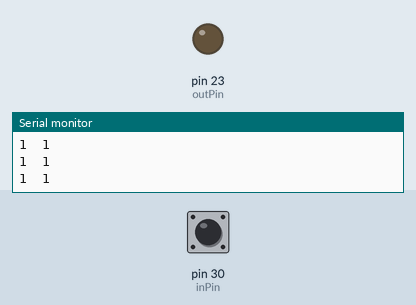
A sketch run on a simulated Arduino Mega 2560, built with avr-gcc and run on an emulated ATmega2560. Parts: output pins drawn as LEDs (lit = HIGH), the last lines printed to the serial monitor. Inputs (shaded band) come from the test bench; at power-on: pin 30 (inPin) HIGH.

Above: at 1.2 s.
1.3 s: pin 30 (inPin) pulled LOW for 0.15 s
At 1.39 s:
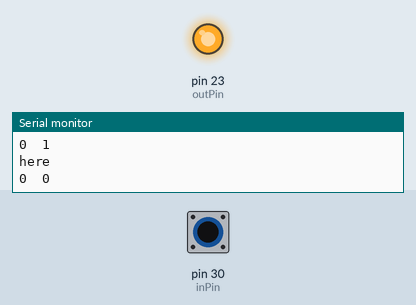
2.9 s: pin 30 (inPin) pulled LOW for 3.2 s
At 6.7 s:
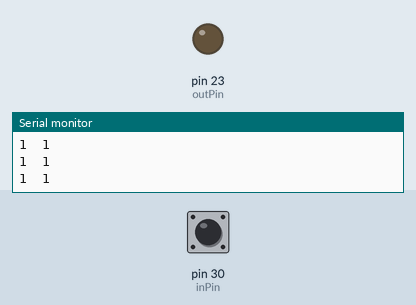
Timing chart, 0 to 8.2 s (numbered marks = the images above; inputs shaded):
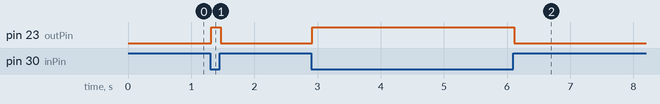

The sketch:

AdafruitButtonTesting.ino
```cpp
int inPin = 30;
// for metal buttons, NO1 connected to pin 23
// for black buttons, either pin connected to pin 23
// for toggles, connect + to pin 23
int outPin = 23;

int state = HIGH;      // the current state of the output pin
int reading;           // the current reading from the input pin
int previous = LOW;    // the previous reading from the input pin

// the follow variables are long's because the time, measured in miliseconds,
// will quickly become a bigger number than can be stored in an int.
long time = 0;         // the last time the output pin was toggled
long debounce = 200;   // the debounce time, increase if the output flickers

void setup()
{
  Serial.begin(9600);
  pinMode(inPin, INPUT_PULLUP);
  pinMode(outPin, OUTPUT);

  reading = digitalRead(inPin);
  digitalWrite(outPin, !reading);
}

void loop()
{

  Serial.print(reading);
  Serial.print("  ");
  Serial.println(previous);

  // if the input just went from LOW and HIGH and we've waited long enough
  // to ignore any noise on the circuit, toggle the output pin and remember
  // the time
  /*if (reading == HIGH && previous == LOW && millis() - time > debounce) {
    if (state == HIGH)
      state = LOW;
    else
      state = HIGH;

    time = millis();
  }*/

  if((reading != previous) && (millis() - time > debounce)) {
    Serial.println("here");

    digitalWrite(outPin, !reading);
    previous = reading;
  }

  //digitalWrite(outPin, state);
  reading = digitalRead(inPin);
  //previous = reading;
}
```

Measured:
- after the input at 1.3 s, pin 23 (outPin): LOW → HIGH at once, → LOW 0.15 s later
- after the input at 2.9 s, pin 23 (outPin): LOW → HIGH at once, → LOW 3.2 s later
